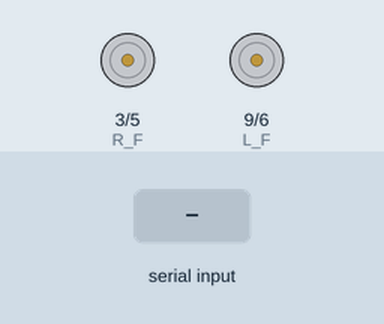
Bench run of a sketch on a simulated Arduino Uno, built with avr-gcc and run on an emulated ATmega328P. Parts: motor-driver pin pairs drawn as motors (green arrow = first pin HIGH = forward, orange = second pin HIGH = backward, longer = more drive). Inputs (shaded band) come from the test bench.

Above: at 1.2 s.
1.3 s: "F" received over Serial
At 1.7 s:
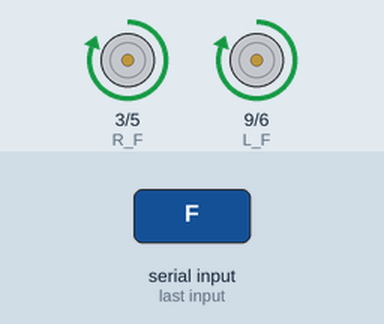
2.8 s: "B" received over Serial
At 4.0 s:
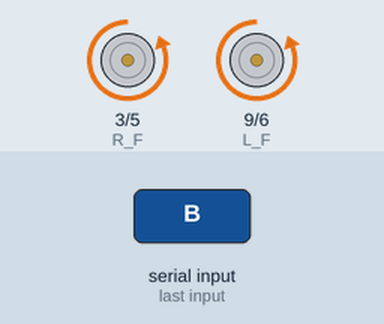
4.3 s: "R" received over Serial
At 5.2 s:
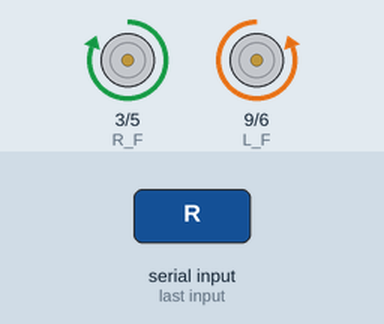
5.8 s: "L" received over Serial
At 6.3 s:
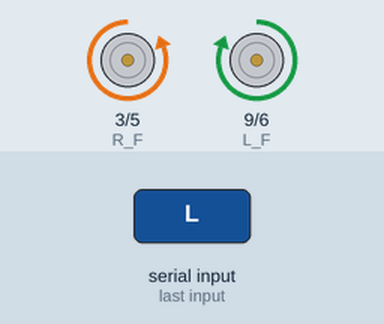
7.3 s: "S" received over Serial
At 8.7 s:
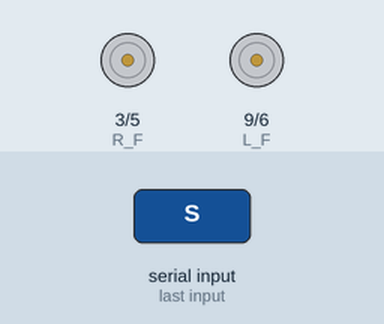
Timing chart, 0 to 9.8 s (numbered marks = the images above; inputs shaded):
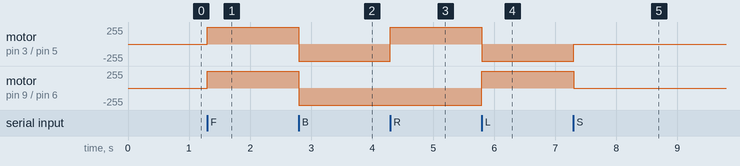

The sketch:

minesweapers_motion_V2.ino
```cpp
// C++ code
//
#define R_F  3
#define R_B  5
#define L_F  9
#define L_B  6


void setup()
{
  Serial.begin(9600);

  pinMode(R_F, OUTPUT);
  pinMode(R_B, OUTPUT);
  pinMode(L_F, OUTPUT);
  pinMode(L_B, OUTPUT);
}
void loop()
{
  if ( Serial.available() > 0 )
  {
    char data = Serial.read();
    if (data == 'F') {Forward();}
    if (data == 'B') {Backward();}
    if (data == 'R') {Right_Full();}
    if (data == 'L') {Left_Full();}

    if (data == 'S') {STOP();}
  }

}
void Forward(){
digitalWrite(R_F,1);
digitalWrite(R_B,0);
digitalWrite(L_F,1);
digitalWrite(L_B,0);
}
void Backward(){
digitalWrite(R_F,0);
digitalWrite(R_B,1);
digitalWrite(L_F,0);
digitalWrite(L_B,1);
}
void Right_Full(){
digitalWrite(R_F,1);
digitalWrite(R_B,0);
digitalWrite(L_F,0);
digitalWrite(L_B,1);
}

void Right_Forward(){
digitalWrite(R_F,1);
digitalWrite(R_B,0);
digitalWrite(L_F,0);
digitalWrite(L_B,0);
}

void Right_Backward(){
digitalWrite(R_F,0);
digitalWrite(R_B,1);
digitalWrite(L_F,0);
digitalWrite(L_B,0);
}

void Left_Full(){
digitalWrite(R_F,0);
digitalWrite(R_B,1);
digitalWrite(L_F,1);
digitalWrite(L_B,0);
}
void Left_Forward(){
digitalWrite(R_F,0);
digitalWrite(R_B,0);
digitalWrite(L_F,1);
digitalWrite(L_B,0);
}

void Left_Backward(){
digitalWrite(R_F,0);
digitalWrite(R_B,0);
digitalWrite(L_F,0);
digitalWrite(L_B,1);
}

void STOP(){
digitalWrite(R_F,0);
digitalWrite(R_B,0);
digitalWrite(L_F,0);
digitalWrite(L_B,0);
}
```

Measured:
- after the input at 1.3 s, motor on pin 3 (R_F) / pin 5 (R_B), motor on pin 9 (L_F) / pin 6 (L_B): stopped → forward 255/255 at once
- after the input at 2.8 s, motor on pin 3 (R_F) / pin 5 (R_B), motor on pin 9 (L_F) / pin 6 (L_B): forward 255/255 → backward 255/255 at once
- after the input at 4.3 s, motor on pin 3 (R_F) / pin 5 (R_B): backward 255/255 → forward 255/255 at once
- after the input at 5.8 s, motor on pin 3 (R_F) / pin 5 (R_B): forward 255/255 → backward 255/255 at once; motor on pin 9 (L_F) / pin 6 (L_B): backward 255/255 → forward 255/255 at once
- after the input at 7.3 s, motor on pin 3 (R_F) / pin 5 (R_B): backward 255/255 → stopped at once; motor on pin 9 (L_F) / pin 6 (L_B): forward 255/255 → stopped at once
